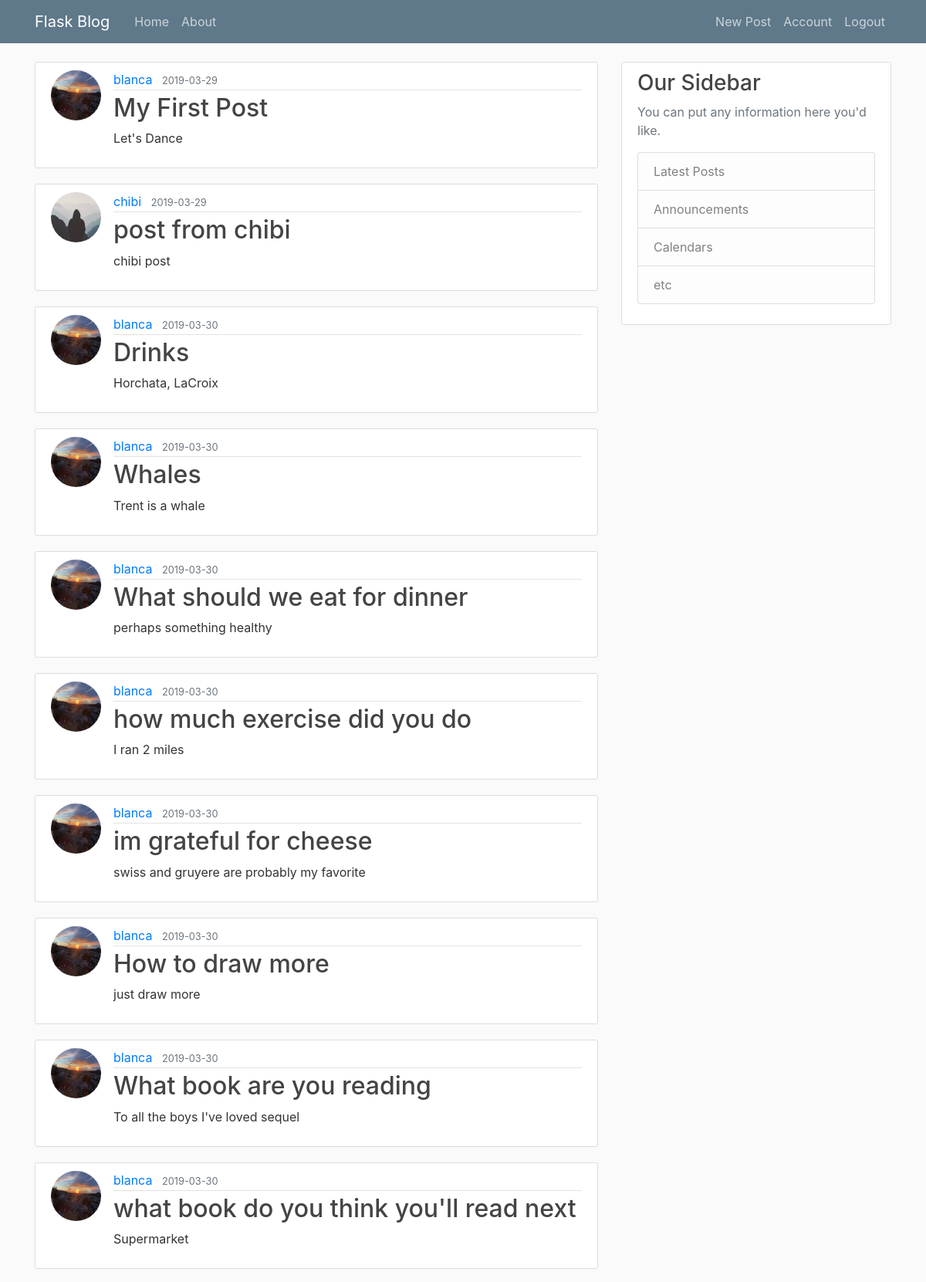
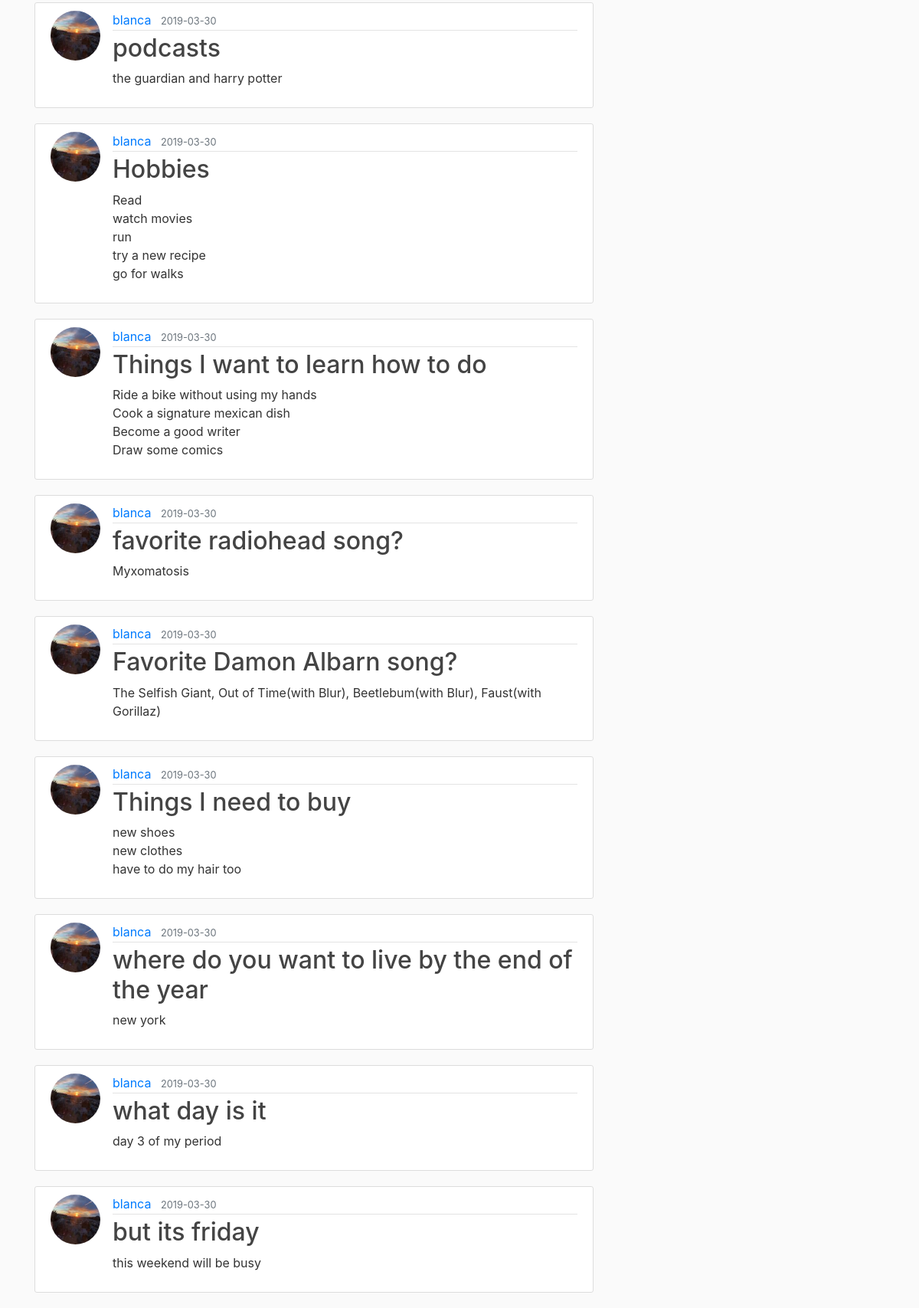
Screenshot of /home (signed in) with the database file from the repository (2 pictures, top to bottom).
### flaskblog/models.py (models this page shows, shortened)
class Post(db.Model):
    id = db.Column(db.Integer, primary_key=True)
    title = db.Column(db.String(100), nullable=False)
    date_posted = db.Column(db.DateTime, nullable=False,
                            default=datetime.utcnow)
    content = db.Column(db.Text, nullable=False)
    user_id = db.Column(db.Integer, db.ForeignKey('user.id'), nullable=False)

class User(db.Model, UserMixin):
    id = db.Column(db.Integer, primary_key=True)
    username = db.Column(db.String(20), unique=True, nullable=False)
    email = db.Column(db.String(120), unique=True, nullable=False)
    image_file = db.Column(db.String(20), nullable=False,
                           default='default.jpg')
    password = db.Column(db.String(60), nullable=False)
    posts = db.relationship('Post', backref='author', lazy=True)

### flaskblog/routes.py (the view)
@app.route("/")
@app.route("/home")
def home():
    posts = Post.query.all()
    return render_template('home.html', posts=posts)

### flaskblog/models.py (called while the page is built)
@login_manager.user_loader
def load_user(user_id):
    return User.query.get(int(user_id))

### flaskblog/templates/home.html
{% extends "layout.html" %} {% block content %} {% for post in posts %}
<article class="media content-section">
    <img class="rounded-circle article-img" src="{{url_for('static', filename='profile_pic/' + post.author.image_file) }}">
  <div class="media-body">
    <div class="article-metadata">
      <a class="mr-2" href="#">{{ post.author.username }}</a>
      <small class="text-muted">{{ post.date_posted.strftime('%Y-%m-%d') }}</small>
    </div>
    <h2>
      <a class="article-title" href="{{ url_for('post', post_id=post.id)}}">{{ post.title }}</a>
    </h2>
    <p class="article-content">{{ post.content }}</p>
  </div>
</article>
{% endfor %} {% endblock content %}

### flaskblog/static/main.css (style rules this page uses)
body { background: #fafafa; color: #333333; margin-top: 5rem; }
h1, h2, h3, h4, h5, h6 { color: #444444; }
.content-section { background: #ffffff; padding: 10px 20px; border: 1px solid #dddddd; border-radius: 3px; margin-bottom: 20px; }
.article-title { color: #444444; }
.article-content { white-space: pre-line; }
.article-img { height: 65px; width: 65px; margin-right: 16px; }
.article-metadata { padding-bottom: 1px; margin-bottom: 4px; border-bottom: 1px solid #e3e3e3; }

### rows the page displays
Post: image_file (picture), author.username "blanca", date_posted "2019-03-29", title "My First Post", content "Let's Dance"
Post: image_file (placeholder picture), author.username "chibi", date_posted "2019-03-29", title "post from chibi", content "chibi post"
Post: image_file (picture), author.username "blanca", date_posted "2019-03-30", title "Drinks", content "Horchata, LaCroix"
Post: image_file (picture), author.username "blanca", date_posted "2019-03-30", title "Whales", content "Trent is a whale"
Post: image_file (picture), author.username "blanca", date_posted "2019-03-30", title "What should we eat for dinner", content "perhaps something healthy"
Post: image_file (picture), author.username "blanca", date_posted "2019-03-30", title "how much exercise did you do", content "I ran 2 miles"
Post: image_file (picture), author.username "blanca", date_posted "2019-03-30", title "im grateful for cheese", content "swiss and gruyere are probably my favorite"
Post: image_file (picture), author.username "blanca", date_posted "2019-03-30", title "How to draw more", content "just draw more"
Post: image_file (picture), author.username "blanca", date_posted "2019-03-30", title "What book are you reading", content "To all the boys I've loved sequel"
Post: image_file (picture), author.username "blanca", date_posted "2019-03-30", title "what book do you think you'll read next", content "Supermarket"
Post: image_file (picture), author.username "blanca", date_posted "2019-03-30", title "podcasts", content "the guardian and harry potter"
Post: image_file (picture), author.username "blanca", date_posted "2019-03-30", title "Hobbies", content "Read watch movies run try a new recipe go for walks"
Post: image_file (picture), author.username "blanca", date_posted "2019-03-30", title "Things I want to learn how to do", content "Ride a bike without using my hands Cook a signature mexican dish Become a good writer Draw some comics"
Post: image_file (picture), author.username "blanca", date_posted "2019-03-30", title "favorite radiohead song?", content "Myxomatosis"
Post: image_file (picture), author.username "blanca", date_posted "2019-03-30", title "Favorite Damon Albarn song?", content "The Selfish Giant, Out of Time(with Blur), Beetlebum(with Blur), Faust(with Gorillaz)"
Post: image_file (picture), author.username "blanca", date_posted "2019-03-30", title "Things I need to buy", content "new shoes new clothes have to do my hair too"
Post: image_file (picture), author.username "blanca", date_posted "2019-03-30", title "where do you want to live by the end of the year", content "new york"
Post: image_file (picture), author.username "blanca", date_posted "2019-03-30", title "what day is it", content "day 3 of my period"
Post: image_file (picture), author.username "blanca", date_posted "2019-03-30", title "but its friday", content "this weekend will be busy"
